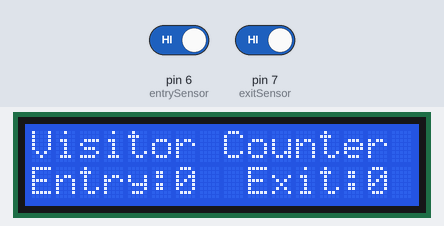
Recording of a sketch running on a simulated Arduino Uno, built with avr-gcc and run on an emulated ATmega328P. Parts: 16×2 character LCD. The inputs (shaded band) are chosen by the test bench; at power-on: pin 6 (entrySensor) HIGH, pin 7 (exitSensor) HIGH.

Above: at 1.6 s.
1.7 s: pin 6 (entrySensor) driven LOW
At 3.0 s:
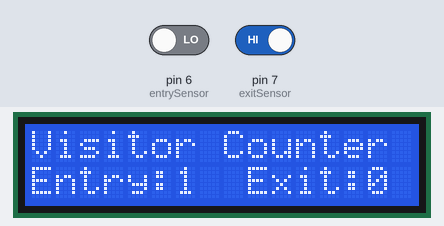
4.7 s: pin 7 (exitSensor) driven LOW
At 6.7 s:
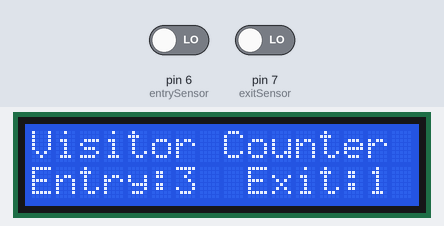
7.7 s: pin 6 (entrySensor) driven HIGH
At 10.3 s:
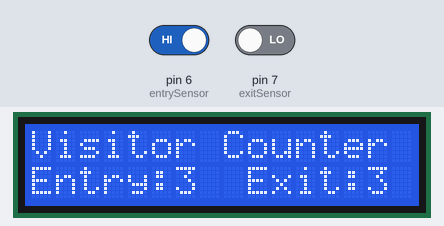
10.7 s: pin 6 (entrySensor) driven LOW
At 11.4 s:
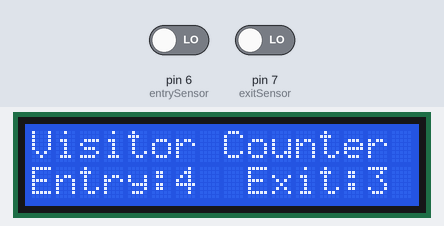
13.7 s: pin 7 (exitSensor) driven HIGH
At 16.1 s:
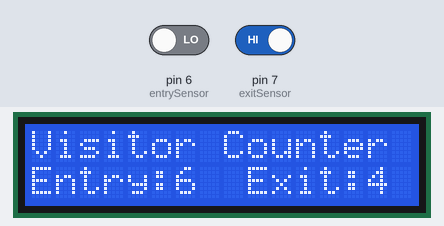
16.7 s: pin 7 (exitSensor) driven LOW
At 19.6 s:
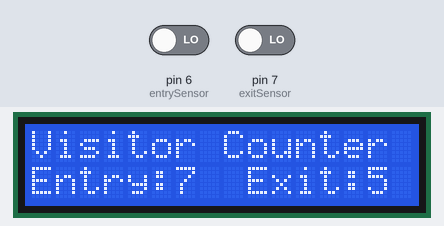
Timing chart, 0 to 20.7 s (numbered marks = the images above; inputs shaded):
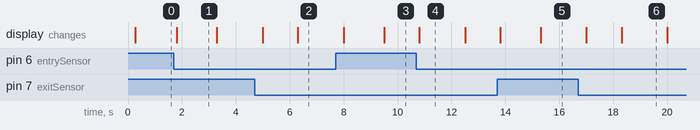

Measured:
- after the input at 1.7 s, the display: changes after 0.10 s (image 1)
- what the display in image 1 shows lasts 1.5 s, from 1.8 s to 3.3 s
- what the display in image 4 shows lasts 1.7 s, from 10.8 s to 12.5 s

The sketch:

RFID_Door_Lock_System.ino
```cpp
#include <LiquidCrystal.h>

const int entrySensor = 6;  // Pin for the entry IR sensor
const int exitSensor = 7;   // Pin for the exit IR sensor
const int rs = 12, en = 11, d4 = 5, d5 = 4, d6 = 3, d7 = 2; // LCD pin configuration

LiquidCrystal lcd(rs, en, d4, d5, d6, d7);

int entryCount = 0;
int exitCount = 0;

void setup() {
  Serial.begin(9600);
  lcd.begin(16, 2);  // Adjust these values based on your LCD configuration
  pinMode(entrySensor, INPUT);
  pinMode(exitSensor, INPUT);

  lcd.print("Visitor Counter");
  delay(200);
  lcd.setCursor(0, 1);
  lcd.print("Entry:0  Exit:0");
  delay(200);
}

void updateLCD() {
  lcd.setCursor(6, 1);
  lcd.print(entryCount);
  delay(200);
  lcd.setCursor(14, 1);
  lcd.print(exitCount);
  delay(200);
}

void loop() {
  if (digitalRead(entrySensor) == LOW) {
    delay(100);  // Debounce delay
    entryCount++;
    updateLCD();
    delay(1000);  // Wait for one second to avoid counting multiple times for a single visitor
   }

  if (digitalRead(exitSensor) == LOW) {
    delay(100);  // Debounce delay
    exitCount++;
    updateLCD();
    delay(1000);  // Wait for one second to avoid counting multiple times for a single visitor
   } 
}
```
